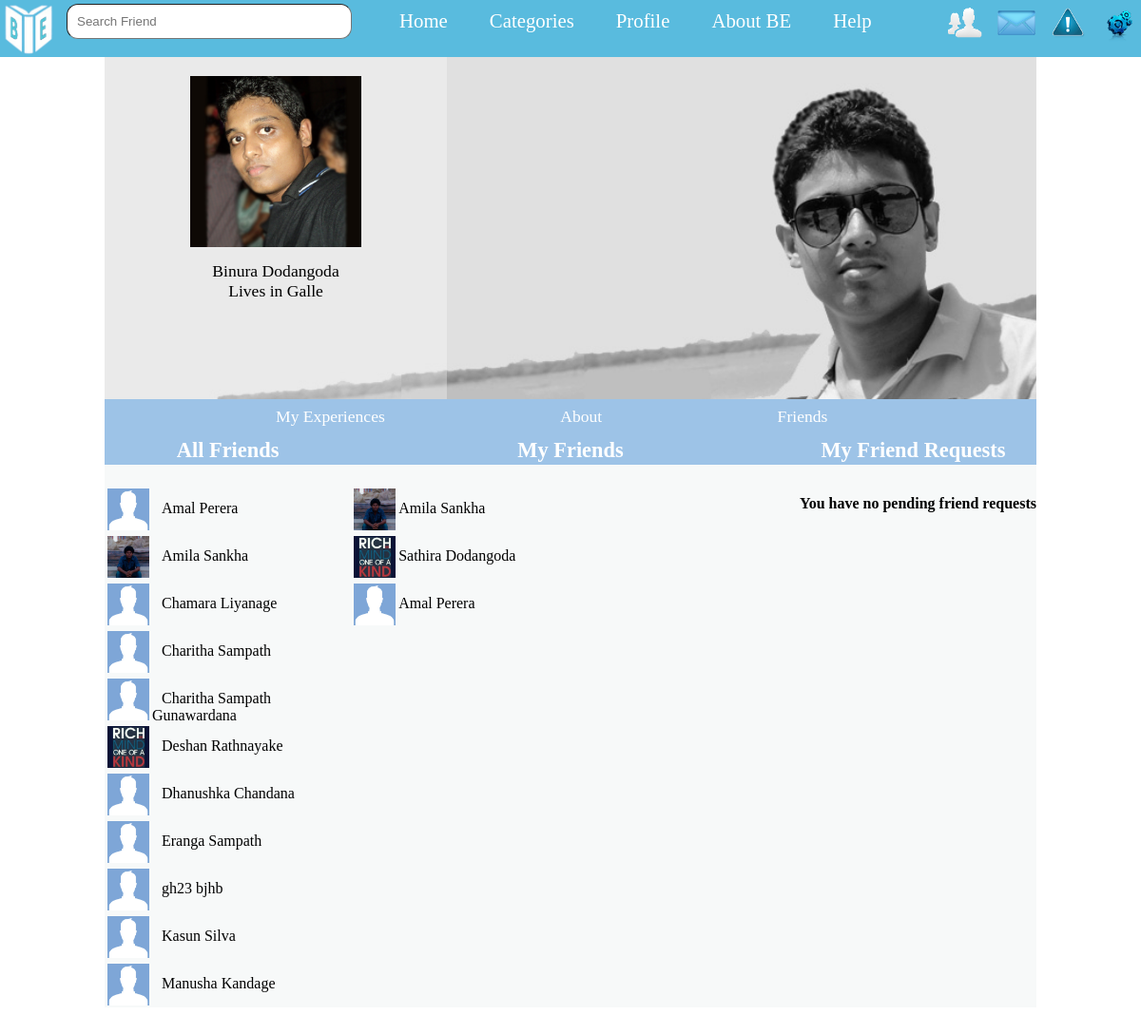
/php/friendPage.php (signed in), run on the app's committed database.
### tables this page shows
CREATE TABLE IF NOT EXISTS `registered_user` (
  `Registation_ID` int(6) NOT NULL AUTO_INCREMENT,
  `User_Level` int(1) NOT NULL,
  `First_Name` varchar(25) NOT NULL,
  `Last_Name` varchar(25) NOT NULL,
  `Email_Address` varchar(50) NOT NULL,
  `Password` varchar(100) NOT NULL,
  `Reg.date` date NOT NULL,
  `Profpic` varchar(10) NOT NULL,
  `Gender` varchar(1) NOT NULL,
  `Status` varchar(10) DEFAULT 'None',
  `DOB` date NOT NULL,
  `City` varchar(15) DEFAULT 'None',
  `ip` varchar(15) NOT NULL,
  `lastLogin` datetime NOT NULL,
  `loginStatus` tinyint(1) NOT NULL,
  PRIMARY KEY (`Registation_ID`),
  UNIQUE KEY `Email_Address` (`Email_Address`),
  KEY `Registation_ID` (`Registation_ID`)
);

CREATE TABLE IF NOT EXISTS `friend_add` (
  `Registation_ID` int(6) NOT NULL,
  `F_Registation_ID` int(6) NOT NULL,
  `Date` date NOT NULL,
  `Confirmation` int(2) NOT NULL DEFAULT '0',
  `SenderID` int(6) NOT NULL,
  PRIMARY KEY (`Registation_ID`,`F_Registation_ID`),
  KEY `F_Registation_ID` (`F_Registation_ID`)
);

### php/friendPage.php (the view, shortened to what this page needs)
<?php
if (isset($_SESSION['login'])) {
    $id = $_SESSION['id'];
} else {
    header('Location: ../index.html');
    exit();
}
?>
<?php
include_once './databaseConnection.php';
include_once("template_top.php");
$sql = "SELECT * FROM registered_user WHERE Registation_ID = '$id'";
$query = mysqli_query($con, $sql);
$numrows = mysqli_num_rows($query);
if ($numrows > 0) {
    $row = mysqli_fetch_assoc($query);
    $fname = $row['First_Name'];
    $lname = $row['Last_Name'];
    $city = $row['City'];
}
?>
<html>
    <head>
        <link href="../css/stylesheet.css" type="text/css" rel="stylesheet">
        <link href="../css/stylesheetfriend.css" type="text/css" rel="stylesheet">
        <link href="../css/editProf.css" rel="stylesheet" type="text/css" media="screen"/>
    </head>
    <body onLoad="display()">
        <div id="wapper">
            <?php include_once './profileMiddleTemplate.php'; ?>
            <div id="FriendlistBucket">
                <div id="AllFriendlist" class="displayy" style="color: black;">
                    <div class="bucketheadder">
                        <h3>All Friends</h3>
                    </div>
                    <div class="friendlistviewbucket">
                        <?php
                        function setDefaultProfilePic($profilePic) {
                            $dir = '../profilePic/';
                            $files1 = scandir($dir);
                            $picAvailable = false;
                            foreach ($files1 as $x) {
                                if ($x == $profilePic) {
                                    $picAvailable = true;
                                    break;
                                }
                            }
                            if ($picAvailable == FALSE) {
                                $profilePic = 'defaultPic.jpg';
                            }
                            return $profilePic;
                        }
                        $sql1 = "SELECT * FROM registered_user WHERE Registation_ID != '$id' and User_Level = 1 ORDER BY First_Name, Last_Name";
                        $query1 = mysqli_query($con, $sql1);
                        if ($query1) {
                            while ($res = mysqli_fetch_assoc($query1)) {
                                $profilePic = $res['Registation_ID'] . ".jpg";
                                $profilePic = setDefaultProfilePic($profilePic);
                                echo "<div class='allriendlistviewdiv'>" .
                                "<div class='profilepicofuser'  style='background-image:url(../profilePic/$profilePic);'>" . "</div>"
                                . "<a href='friendProfile.php?u=" . $res['Registation_ID'] . "'>" . $res["First_Name"] . " " . $res["Last_Name"] . "<br><br></a>"
                                . "</div>";
                            }
                        }
                        ?>
                    </div>
                </div>
                <div id="MyFriendlist" class="displayy">
                    <div class="bucketheadder">
                        <h3>My Friends</h3>
                    </div>
                    <div class="friendlistviewbucket">
                        <?php
                        $sql3 = "SELECT f.F_Registation_ID FROM friend_add f JOIN registered_user r ON f.F_Registation_ID = r.Registation_ID WHERE f.Registation_ID = '$id' and f.Confirmation = 1 and r.User_Level = 1";
                        $result3 = mysqli_query($con, $sql3);
                        while ($row = mysqli_fetch_assoc($result3)) {
                            $friendID = $row["F_Registation_ID"];
                            $sql4 = "SELECT * FROM registered_user WHERE Registation_ID = '$friendID'";
                            $result4 = mysqli_query($con, $sql4);
                            if ($result4) {
                                $row4 = mysqli_fetch_assoc($result4);
                                $profilePic = $row4['Registation_ID'] . ".jpg";
                                $profilePic = setDefaultProfilePic($profilePic);
                                echo "<div class='allriendlistviewdiv'>" .
                                "<div class='profilepicofuser' style='background-image:url(../profilePic/$profilePic);' >" . "</div>" .
                                "<a href='friendProfile.php?u=" . $row4["Registation_ID"] . "'>" . $row4["First_Name"] . " " . $row4["Last_Name"] . "<br><br></a>"
                                . "</div>";
                            } else {
                                echo "error";
                            }
                        }
                        ?>
                    </div>
                </div>
                <div id="MyFriendRequests" class="displayy">
                    <div class="bucketheadder">
                        <h3>My Friend Requests</h3>
                    </div>
                    <div class="friendlistviewbucket">
                        <?php
                        $sql2 = "SELECT * FROM friend_add JOIN registered_user ON friend_add.Registation_ID = registered_user.Registation_ID WHERE F_Registation_ID = '$id' and senderID != '$id' and Confirmation = 0 and User_Level = 1";
                        $query2 = mysqli_query($con, $sql2);
                        if ($query2) {
                            $num_rows = mysqli_num_rows($query2);
                            if ($num_rows != 0) {
                                while ($row = mysqli_fetch_assoc($query2)) {
                                    $reqFriendID = $row["SenderID"];
                                    $sql3 = "SELECT * from registered_user WHERE Registation_ID = '$reqFriendID'";
                                    $query3 = mysqli_query($con, $sql3);
                                    if ($query3) {
                                        $res = mysqli_fetch_assoc($query3);
                                        $profilePic = $res['Registation_ID'] . ".jpg";
                                        $profilePic = setDefaultProfilePic($profilePic);
                                        echo "<div class='allriendlistviewdiv'>" .
                                        "<div class='profilepicofuser'style='background-image:url(../profilePic/$profilePic);'>" . "</div>" .
                                        "<a href='friendProfile.php?u=" . $res["Registation_ID"] . "'>" . $res["First_Name"] . " " . $res["Last_Name"] . "<br><br></a>"
                                        . "</div>";
                                    }
                                }
                            } else {
                                echo "<h5>You have no pending friend requests</h5>";
                            }
                        }
                        ?>
                    </div>
                </div>
            </div>
        </div>
    </body>
</html>

### php/profileMiddleTemplate.php (shortened to what this page needs)
<?php
function setDefaultCoverPic($coverPic) {
    $dir = '../images/covers/';
    $files1 = scandir($dir);
    foreach ($files1 as $x) {
        if ($x == $coverPic){
            $picAvailable = true;
            break;
        }
    }
    return $coverPic;
}
$coverPic = $id . ".jpg";
$coverPic = setDefaultCoverPic($coverPic);
?>
<?php echo "<div id='cover' style='background-image: url(../images/covers/$coverPic);'>" ?>
<div id="profilepic">
    <?php
    $dir = '../profilePic/';
    $files1 = scandir($dir);
    $picAvailable = false;
    foreach ($files1 as $x) {
        if ($x == $id . '.jpg') {
            $picAvailable = true;
            break;
        }
    }
    ?>
    <?php if ($picAvailable == true) { ?>
        <img src='<?php echo('../profilePic/' . $id . '.jpg') ?>' class='profilepic'/>
    <?php } else { ?>
        <img src="../images/defaultPic.jpg" class='profilepic'/>
    <?php } ?>
    <ul>
        <li><?php echo $fname . ' ' . $lname; ?></li>
        <li>Lives in <?php echo $city; ?></li>
    </ul>
</div>
</div>
<div id="profileNavi">
    <ul>
        <li><a href="profile.php">My Experiences</a></li>
        <li><a href="editProf.php">About</a></li>
        <li><a href="friendPage.php">Friends</a></li>
    </ul>
</div>

### css/stylesheet.css (style rules this page uses)
body { margin: 0; padding: 0; overflow-x: hidden; }
a { color: #fff; text-decoration: none; }
#wapper { background-color: #f7f9f9; height: auto; margin: 0 auto; min-height: 800px; position: relative; width: 980px; z-index: 1; }
#cover { width: 980px; height: 360px; overflow: hidden; background-image: url(../images/cover.jpg); background-repeat:no-repeat; background-size:cover; }
#profilepic { background-color: rgba(255, 255, 255, 0.3); background-size: 100% 100%; float: left; height: 360px; width: 360px; z-index: 1; overflow: hidden; }
#profilepic ul { margin: 0; padding: 5px; position: relative; top: 210px; }
#profilepic ul li { list-style-type:none; text-align:center; font-size:1.1em; }
#profileNavi { background-color: #9DC3E7; height: 40px; width: 980px; }
#profileNavi ul { font-size: 1.1em; margin: 0; padding: 0; position: relative; top: 8px; }
#profileNavi ul li { list-style-type:none; display:inline; padding: 0; margin-left:180px; }
.profilepic { height: 180px; left: 90px; opacity: 1; overflow: hidden; position: absolute; top: 20px; width: 180px; z-index: 2; }
h5 { font-size: 0.9em; margin: 5px 0 0; text-align: center; }
h5 { font-size: 1em; margin: 3px 0 0; text-align: center; }

### css/stylesheetfriend.css (style rules this page uses)
#FriendlistBucket { width: 100%; display: inline-flex; overflow-x: hidden; }
#AllFriendlist { width: 275px; height: auto; text-decoration: none; }
#AllFriendlist a { color: black; padding: 10px; }
#MyFriendlist { width: 490px; height: auto; }
#MyFriendlist a { color: black; text-decoration: none; }
#MyFriendRequests { width: 275px; height: auto; }
.bucketheadder { background-color: #9dc3e7; border-top-style: solid; border-top-width: 0.5px; border-top-color: #fff; height: 50px; position: relative; bottom: 22px; }
.bucketheadder h3 { font-size: 1.4em; position: relative; text-align: center; color: #fff; }
.allriendlistviewdiv { height: 50px; width: auto; }
.profilepicofuser { float: left; background-size: 100% 100%; height: 44px; margin: 3px; width: 44px; }
.allriendlistviewdiv a { position: relative; top: 15px; }
.displayy { max-height: 600px; }
#MyFriendRequests h5 { margin: 10px 0 0 10px; padding: 0; text-align: unset; }
.friendlistviewbucket { overflow-x: hidden; overflow-y: auto; }

### data on the page
registered_user: First_Name "Binura", Last_Name "Dodangoda", City "Galle"
registered_user: First_Name "Amal", Last_Name "Perera"
registered_user: shows a picture, First_Name "Amila", Last_Name "Sankha"
registered_user: First_Name "Chamara", Last_Name "Liyanage"
registered_user: First_Name "Charitha", Last_Name "Sampath"
registered_user: First_Name "Charitha Sampath", Last_Name "Gunawardana"
registered_user: shows a picture, First_Name "Deshan", Last_Name "Rathnayake"
registered_user: First_Name "Dhanushka", Last_Name "Chandana"
registered_user: First_Name "Eranga", Last_Name "Sampath"
registered_user: First_Name "gh23", Last_Name "bjhb"
registered_user: First_Name "Kasun", Last_Name "Silva"
registered_user: First_Name "Manusha", Last_Name "Kandage"
friend_add: shows a picture, F_Registation_ID.First_Name "Amila", F_Registation_ID.Last_Name "Sankha"
friend_add: shows a picture, F_Registation_ID.First_Name "Sathira", F_Registation_ID.Last_Name "Dodangoda"
friend_add: shows a picture, F_Registation_ID.First_Name "Amal", F_Registation_ID.Last_Name "Perera"
